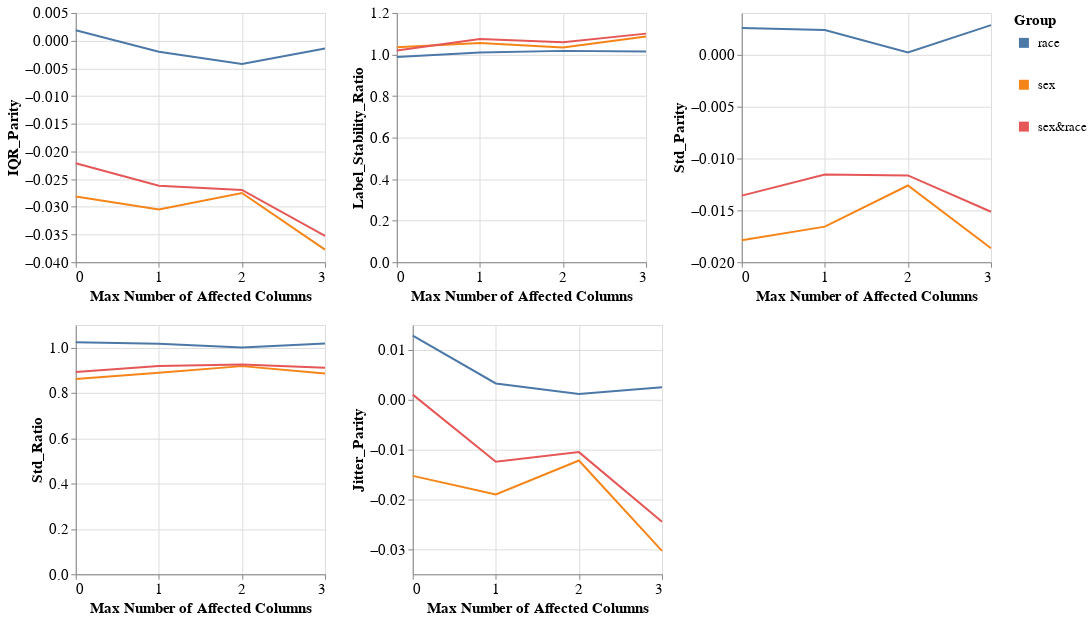

The notebook cell this image was saved under:
### Markdown cell above
### Group metrics per dataset and model

### Code cell
visualizer.create_groups_grid_pct_lines_plot(model_name=MODEL_NAMES[0],
                                             target_preprocessing_technique=PREPROCESSING_TECHNIQUES[0],
                                             group_metrics_type='variance',
                                             mode='max_num_columns')

### Figure 1 — Vega-Lite specification as saved in the notebook (floating-point values rounded to 4 significant figures)
{"config": {"view": {"continuousWidth": 400, "continuousHeight": 300}, "axis": {"labelFontSize": 15, "titleFontSize": 15}, "legend": {"labelFontSize": 13, "symbolStrokeWidth": 10, "titleFontSize": 15}}, "vconcat": [{"hconcat": [{"mark": "line", "encoding": {"color": {"field": "Group", "type": "nominal"}, "x": {"axis": {"tickMinStep": 1}, "field": "Percentage", "title": "Max Number of Affected Columns", "type": "quantitative"}, "y": {"field": "Metric_Value", "title": "IQR_Parity", "type": "quantitative"}}, "height": 250, "width": 250}, {"data": {"name": "data-7e75650f97b3bad9c40cb8660bea81ff"}, "mark": "line", "encoding": {"color": {"field": "Group", "type": "nominal"}, "x": {"axis": {"tickMinStep": 1}, "field": "Percentage", "title": "Max Number of Affected Columns", "type": "quantitative"}, "y": {"field": "Metric_Value", "title": "Label_Stability_Ratio", "type": "quantitative"}}, "height": 250, "width": 250}, {"data": {"name": "data-58826df0a5e6b276403faf38af353e26"}, "mark": "line", "encoding": {"color": {"field": "Group", "type": "nominal"}, "x": {"axis": {"tickMinStep": 1}, "field": "Percentage", "title": "Max Number of Affected Columns", "type": "quantitative"}, "y": {"field": "Metric_Value", "title": "Std_Parity", "type": "quantitative"}}, "height": 250, "width": 250}]}, {"hconcat": [{"mark": "line", "encoding": {"color": {"field": "Group", "type": "nominal"}, "x": {"axis": {"tickMinStep": 1}, "field": "Percentage", "title": "Max Number of Affected Columns", "type": "quantitative"}, "y": {"field": "Metric_Value", "title": "Std_Ratio", "type": "quantitative"}}, "height": 250, "width": 250}, {"data": {"name": "data-e6c4023572897b2f351d6b882174c461"}, "mark": "line", "encoding": {"color": {"field": "Group", "type": "nominal"}, "x": {"axis": {"tickMinStep": 1}, "field": "Percentage", "title": "Max Number of Affected Columns", "type": "quantitative"}, "y": {"field": "Metric_Value", "title": "Jitter_Parity", "type": "quantitative"}}, "height": 250, "width": 250}], "data": {"name": "data-70e154ff1670214b1e99d1f1f860d05b"}}], "data": {"name": "data-d08b8e7c36aaf0574c6d3ff0efc20a4a"}, "$schema": "https://vega.github.io/schema/vega-lite/v4.17.0.json", "datasets": {"data-d08b8e7c36aaf0574c6d3ff0efc20a4a": [{"Model_Name": "DecisionTreeClassifier", "Metric": "IQR_Parity", "Group": "race", "Metric_Value": 0.001877, "Percentage": 0.0}, {"Model_Name": "DecisionTreeClassifier", "Metric": "IQR_Parity", "Group": "sex", "Metric_Value": -0.02813, "Percentage": 0.0}, {"Model_Name": "DecisionTreeClassifier", "Metric": "IQR_Parity", "Group": "sex&race", "Metric_Value": -0.02214, "Percentage": 0.0}, {"Model_Name": "DecisionTreeClassifier", "Metric": "IQR_Parity", "Group": "race", "Metric_Value": -0.001994, "Percentage": 1.0}, {"Model_Name": "DecisionTreeClassifier", "Metric": "IQR_Parity", "Group": "sex", "Metric_Value": -0.03046, "Percentage": 1.0}, {"Model_Name": "DecisionTreeClassifier", "Metric": "IQR_Parity", "Group": "sex&race", "Metric_Value": -0.02621, "Percentage": 1.0}, {"Model_Name": "DecisionTreeClassifier", "Metric": "IQR_Parity", "Group": "race", "Metric_Value": -0.004226, "Percentage": 2.0}, {"Model_Name": "DecisionTreeClassifier", "Metric": "IQR_Parity", "Group": "sex", "Metric_Value": -0.0275, "Percentage": 2.0}, {"Model_Name": "DecisionTreeClassifier", "Metric": "IQR_Parity", "Group": "sex&race", "Metric_Value": -0.02696, "Percentage": 2.0}, {"Model_Name": "DecisionTreeClassifier", "Metric": "IQR_Parity", "Group": "race", "Metric_Value": -0.001428, "Percentage": 3.0}, {"Model_Name": "DecisionTreeClassifier", "Metric": "IQR_Parity", "Group": "sex", "Metric_Value": -0.03772, "Percentage": 3.0}, {"Model_Name": "DecisionTreeClassifier", "Metric": "IQR_Parity", "Group": "sex&race", "Metric_Value": -0.03523, "Percentage": 3.0}], "data-7e75650f97b3bad9c40cb8660bea81ff": [{"Model_Name": "DecisionTreeClassifier", "Metric": "Label_Stability_Ratio", "Group": "race", "Metric_Value": 0.9878, "Percentage": 0.0}, {"Model_Name": "DecisionTreeClassifier", "Metric": "Label_Stability_Ratio", "Group": "sex", "Metric_Value": 1.035, "Percentage": 0.0}, {"Model_Name": "DecisionTreeClassifier", "Metric": "Label_Stability_Ratio", "Group": "sex&race", "Metric_Value": 1.019, "Percentage": 0.0}, {"Model_Name": "DecisionTreeClassifier", "Metric": "Label_Stability_Ratio", "Group": "race", "Metric_Value": 1.01, "Percentage": 1.0}, {"Model_Name": "DecisionTreeClassifier", "Metric": "Label_Stability_Ratio", "Group": "sex", "Metric_Value": 1.055, "Percentage": 1.0}, {"Model_Name": "DecisionTreeClassifier", "Metric": "Label_Stability_Ratio", "Group": "sex&race", "Metric_Value": 1.075, "Percentage": 1.0}, {"Model_Name": "DecisionTreeClassifier", "Metric": "Label_Stability_Ratio", "Group": "race", "Metric_Value": 1.017, "Percentage": 2.0}, {"Model_Name": "DecisionTreeClassifier", "Metric": "Label_Stability_Ratio", "Group": "sex", "Metric_Value": 1.034, "Percentage": 2.0}, {"Model_Name": "DecisionTreeClassifier", "Metric": "Label_Stability_Ratio", "Group": "sex&race", "Metric_Value": 1.059, "Percentage": 2.0}, {"Model_Name": "DecisionTreeClassifier", "Metric": "Label_Stability_Ratio", "Group": "race", "Metric_Value": 1.014, "Percentage": 3.0}, {"Model_Name": "DecisionTreeClassifier", "Metric": "Label_Stability_Ratio", "Group": "sex", "Metric_Value": 1.087, "Percentage": 3.0}, {"Model_Name": "DecisionTreeClassifier", "Metric": "Label_Stability_Ratio", "Group": "sex&race", "Metric_Value": 1.101, "Percentage": 3.0}], "data-58826df0a5e6b276403faf38af353e26": [{"Model_Name": "DecisionTreeClassifier", "Metric": "Std_Parity", "Group": "race", "Metric_Value": 0.002544, "Percentage": 0.0}, {"Model_Name": "DecisionTreeClassifier", "Metric": "Std_Parity", "Group": "sex", "Metric_Value": -0.01788, "Percentage": 0.0}, {"Model_Name": "DecisionTreeClassifier", "Metric": "Std_Parity", "Group": "sex&race", "Metric_Value": -0.01359, "Percentage": 0.0}, {"Model_Name": "DecisionTreeClassifier", "Metric": "Std_Parity", "Group": "race", "Metric_Value": 0.002348, "Percentage": 1.0}, {"Model_Name": "DecisionTreeClassifier", "Metric": "Std_Parity", "Group": "sex", "Metric_Value": -0.01658, "Percentage": 1.0}, {"Model_Name": "DecisionTreeClassifier", "Metric": "Std_Parity", "Group": "sex&race", "Metric_Value": -0.01155, "Percentage": 1.0}, {"Model_Name": "DecisionTreeClassifier", "Metric": "Std_Parity", "Group": "race", "Metric_Value": 0.0002009, "Percentage": 2.0}, {"Model_Name": "DecisionTreeClassifier", "Metric": "Std_Parity", "Group": "sex", "Metric_Value": -0.01262, "Percentage": 2.0}, {"Model_Name": "DecisionTreeClassifier", "Metric": "Std_Parity", "Group": "sex&race", "Metric_Value": -0.01164, "Percentage": 2.0}, {"Model_Name": "DecisionTreeClassifier", "Metric": "Std_Parity", "Group": "race", "Metric_Value": 0.00283, "Percentage": 3.0}, {"Model_Name": "DecisionTreeClassifier", "Metric": "Std_Parity", "Group": "sex", "Metric_Value": -0.01865, "Percentage": 3.0}, {"Model_Name": "DecisionTreeClassifier", "Metric": "Std_Parity", "Group": "sex&race", "Metric_Value": -0.01514, "Percentage": 3.0}], "data-70e154ff1670214b1e99d1f1f860d05b": [{"Model_Name": "DecisionTreeClassifier", "Metric": "Std_Ratio", "Group": "race", "Metric_Value": 1.024, "Percentage": 0.0}, {"Model_Name": "DecisionTreeClassifier", "Metric": "Std_Ratio", "Group": "sex", "Metric_Value": 0.8614, "Percentage": 0.0}, {"Model_Name": "DecisionTreeClassifier", "Metric": "Std_Ratio", "Group": "sex&race", "Metric_Value": 0.8924, "Percentage": 0.0}, {"Model_Name": "DecisionTreeClassifier", "Metric": "Std_Ratio", "Group": "race", "Metric_Value": 1.017, "Percentage": 1.0}, {"Model_Name": "DecisionTreeClassifier", "Metric": "Std_Ratio", "Group": "sex", "Metric_Value": 0.8889, "Percentage": 1.0}, {"Model_Name": "DecisionTreeClassifier", "Metric": "Std_Ratio", "Group": "sex&race", "Metric_Value": 0.9194, "Percentage": 1.0}, {"Model_Name": "DecisionTreeClassifier", "Metric": "Std_Ratio", "Group": "race", "Metric_Value": 1.001, "Percentage": 2.0}, {"Model_Name": "DecisionTreeClassifier", "Metric": "Std_Ratio", "Group": "sex", "Metric_Value": 0.9186, "Percentage": 2.0}, {"Model_Name": "DecisionTreeClassifier", "Metric": "Std_Ratio", "Group": "sex&race", "Metric_Value": 0.9259, "Percentage": 2.0}, {"Model_Name": "DecisionTreeClassifier", "Metric": "Std_Ratio", "Group": "race", "Metric_Value": 1.019, "Percentage": 3.0}, {"Model_Name": "DecisionTreeClassifier", "Metric": "Std_Ratio", "Group": "sex", "Metric_Value": 0.886, "Percentage": 3.0}, {"Model_Name": "DecisionTreeClassifier", "Metric": "Std_Ratio", "Group": "sex&race", "Metric_Value": 0.911, "Percentage": 3.0}], "data-e6c4023572897b2f351d6b882174c461": [{"Model_Name": "DecisionTreeClassifier", "Metric": "Jitter_Parity", "Group": "race", "Metric_Value": 0.01288, "Percentage": 0.0}, {"Model_Name": "DecisionTreeClassifier", "Metric": "Jitter_Parity", "Group": "sex", "Metric_Value": -0.01526, "Percentage": 0.0}, {"Model_Name": "DecisionTreeClassifier", "Metric": "Jitter_Parity", "Group": "sex&race", "Metric_Value": 0.001036, "Percentage": 0.0}, {"Model_Name": "DecisionTreeClassifier", "Metric": "Jitter_Parity", "Group": "race", "Metric_Value": 0.003284, "Percentage": 1.0}, {"Model_Name": "DecisionTreeClassifier", "Metric": "Jitter_Parity", "Group": "sex", "Metric_Value": -0.01899, "Percentage": 1.0}, {"Model_Name": "DecisionTreeClassifier", "Metric": "Jitter_Parity", "Group": "sex&race", "Metric_Value": -0.01242, "Percentage": 1.0}, {"Model_Name": "DecisionTreeClassifier", "Metric": "Jitter_Parity", "Group": "race", "Metric_Value": 0.00117, "Percentage": 2.0}, {"Model_Name": "DecisionTreeClassifier", "Metric": "Jitter_Parity", "Group": "sex", "Metric_Value": -0.01219, "Percentage": 2.0}, {"Model_Name": "DecisionTreeClassifier", "Metric": "Jitter_Parity", "Group": "sex&race", "Metric_Value": -0.0105, "Percentage": 2.0}, {"Model_Name": "DecisionTreeClassifier", "Metric": "Jitter_Parity", "Group": "race", "Metric_Value": 0.002494, "Percentage": 3.0}, {"Model_Name": "DecisionTreeClassifier", "Metric": "Jitter_Parity", "Group": "sex", "Metric_Value": -0.03031, "Percentage": 3.0}, {"Model_Name": "DecisionTreeClassifier", "Metric": "Jitter_Parity", "Group": "sex&race", "Metric_Value": -0.02445, "Percentage": 3.0}]}}
